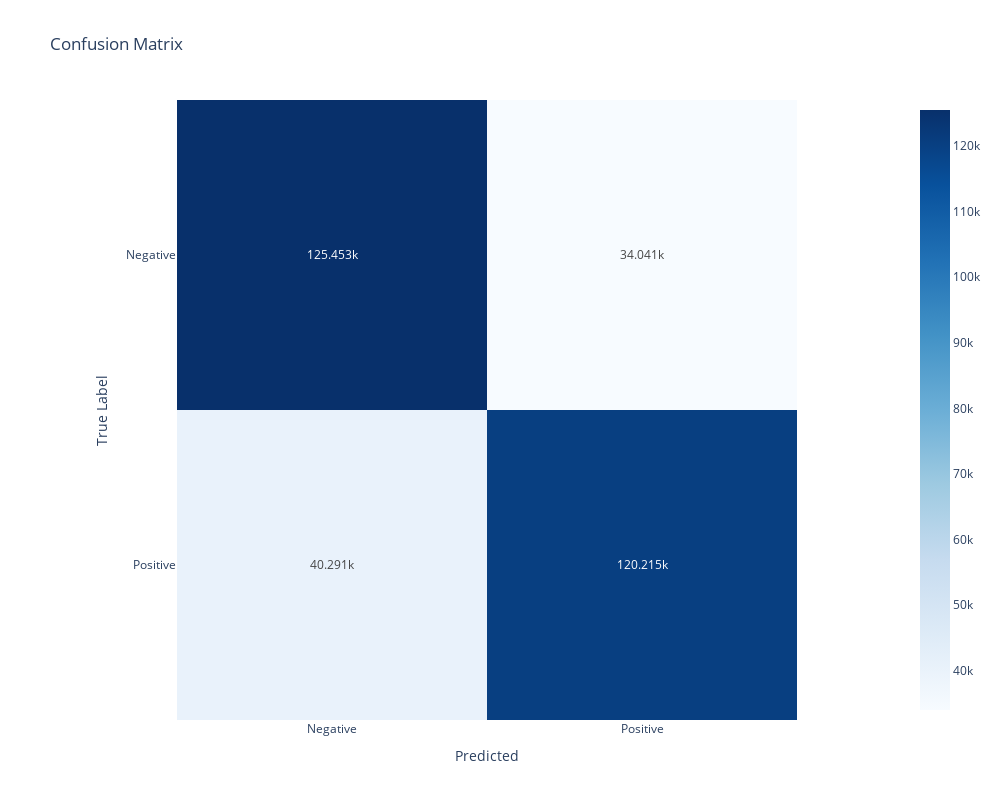

Source (notebook cell):
### Code cell
# call the report function to visualize the classification results, use the above class_labels
report(y_test,y_pred, class_labels)

### Figure 1 — Plotly figure (JSON) as saved in the notebook; plotly's stock layout.template omitted (floating-point values rounded to 4 significant figures)
{"data": [{"coloraxis": "coloraxis", "hovertemplate": "Predicted: %{x}<br>True Label: %{y}<br>color: %{z}<extra></extra>", "name": "0", "texttemplate": "%{z}", "type": "heatmap", "x": ["Negative", "Positive"], "xaxis": "x", "y": ["Negative", "Positive"], "yaxis": "y", "z": [[125453, 34041], [40291, 120215]]}], "layout": {"coloraxis": {"colorscale": [[0, "rgb(247,251,255)"], [0.125, "rgb(222,235,247)"], [0.25, "rgb(198,219,239)"], [0.375, "rgb(158,202,225)"], [0.5, "rgb(107,174,214)"], [0.625, "rgb(66,146,198)"], [0.75, "rgb(33,113,181)"], [0.875, "rgb(8,81,156)"], [1, "rgb(8,48,107)"]]}, "height": 800, "title": {"text": "Confusion Matrix"}, "width": 1000, "xaxis": {"anchor": "y", "constrain": "domain", "domain": [0, 1], "scaleanchor": "y", "title": {"text": "Predicted"}}, "yaxis": {"anchor": "x", "autorange": "reversed", "constrain": "domain", "domain": [0, 1], "title": {"text": "True Label"}}}}
